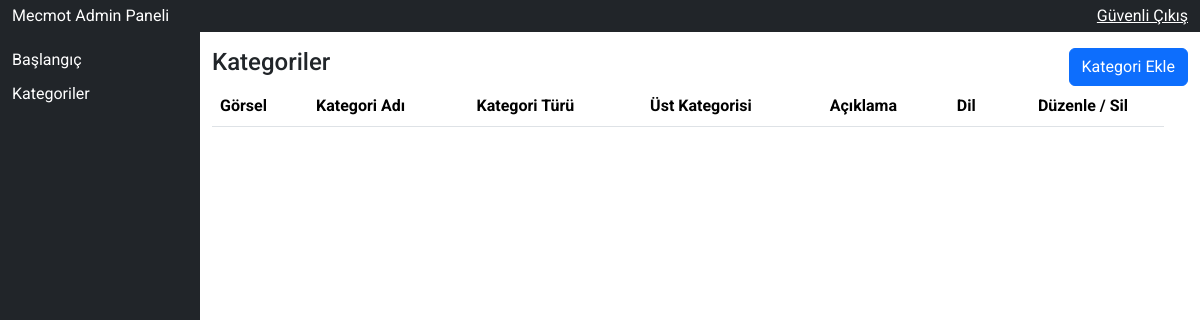
/admin/kategoriler.php (signed in), run on an earlier commit of the app's database.
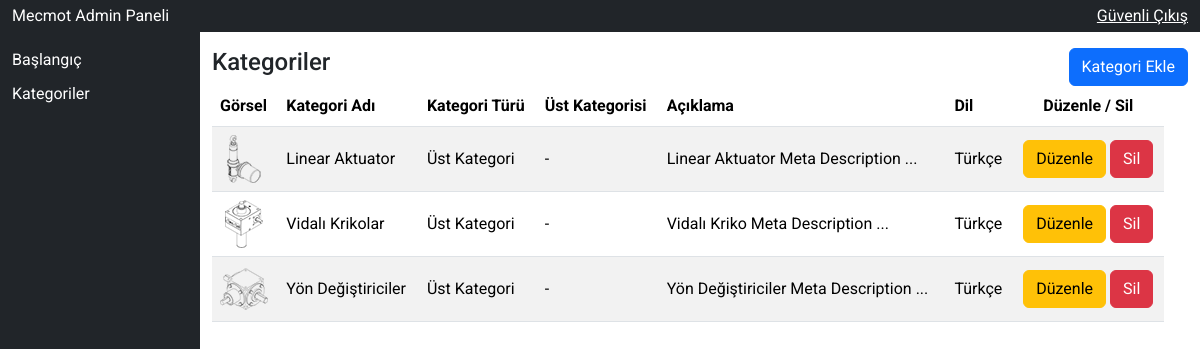
And on a later commit of the database.
### tables this page shows
CREATE TABLE IF NOT EXISTS `kategoriler` (
  `id` int NOT NULL AUTO_INCREMENT,
  `katAdi` varchar(50) NOT NULL,
  `katTuru` varchar(50) NOT NULL,
  `ustKat` varchar(100) NOT NULL,
  `aciklama` text NOT NULL,
  `gorsel` varchar(100) NOT NULL,
  `katDili` varchar(25) NOT NULL,
  PRIMARY KEY (`id`)
);

### admin/kategoriler.php (the view, shortened to what this page needs)
<?php
require_once('header.php');
?>
<div class="row">
    <div class="col-md-6">
        <h4>Kategoriler</h4>
    </div>
    <div class="col-md-6 text-end">
        <button type="button" class="btn btn-primary" data-bs-toggle="modal" data-bs-target="#staticBackdrop">
            Kategori Ekle
        </button>
    </div>
    <div class="row">
        <div class="col-12">
            <table class="table table-striped">
                <thead>
                    <tr>
                        <th>Görsel</th>
                        <th>Kategori Adı</th>
                        <th>Kategori Türü</th>
                        <th>Üst Kategorisi</th>
                        <th>Açıklama</th>
                        <th>Dil</th>
                        <th class="text-center">Düzenle / Sil</th>
                    </tr>
                </thead>
                <tbody>
                    <?php
                    $katList = $db->prepare('select * from kategoriler order by katAdi asc');
                    $katList->execute();
                    if ($katList->rowCount()) {
                        foreach ($katList as $katListSatir) {
                    ?>
                            <tr>
                                <td><img src="<?php echo $katListSatir['gorsel']; ?>" style="width: 48px;"></td>
                                <td><?php echo $katListSatir['katAdi']; ?></td>
                                <td><?php echo $katListSatir['katTuru']; ?></td>
                                <td><?php echo $katListSatir['ustKat']; ?></td>
                                <td><?php echo substr($katListSatir['aciklama'], 0, 99); ?> ...</td>
                                <td><?php echo $katListSatir['katDili'] ?></td>
                                <td class="text-center">
                                    <a href="kategoriler.php?updateID=<?php echo $katListSatir['id']; ?>" class="btn btn-warning">Düzenle</a>
                                    <a href="kategoriler.php?deleteID=<?php echo $katListSatir['id']; ?>" class="btn btn-danger">Sil</a>
                                </td>
                            </tr>
                    <?php
                        }
                    }
                    ?>
                </tbody>
            </table>
        </div>
    </div>
</div>
<?php require_once('footer.php'); ?>

What changed in the data, as far as the page shows it:
added kategoriler: gorsel (picture), katAdi "Linear Aktuator", katTuru "Üst Kategori", ustKat "-", aciklama "Linear Aktuator Meta Description", katDili "Türkçe"
added kategoriler: gorsel (picture), katAdi "Vidalı Krikolar", katTuru "Üst Kategori", ustKat "-", aciklama "Vidalı Kriko Meta Description", katDili "Türkçe"
added kategoriler: gorsel (picture), katAdi "Yön Değiştiriciler", katTuru "Üst Kategori", ustKat "-", aciklama "Yön Değiştiriciler Meta Description", katDili "Türkçe"
